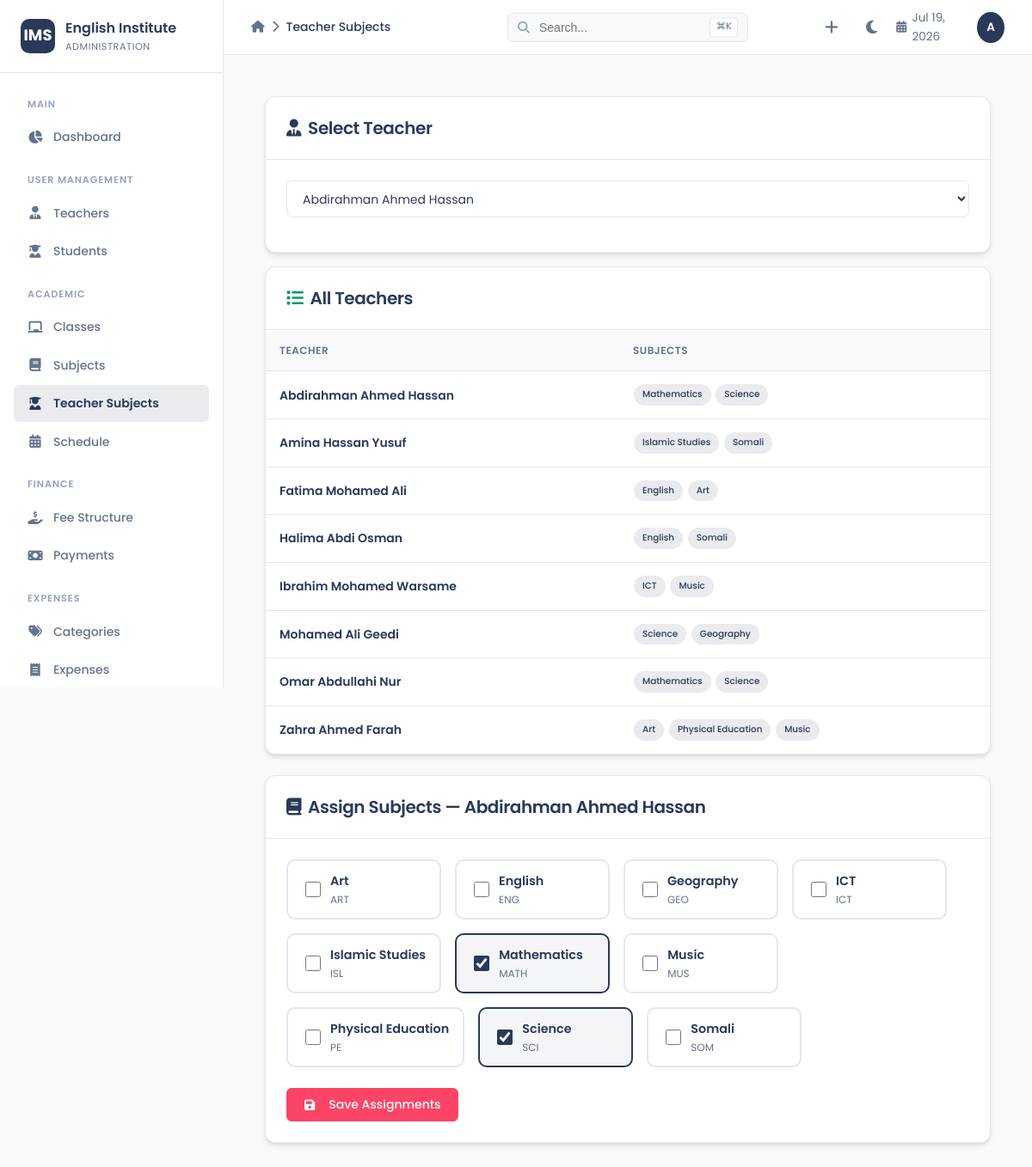
Page /teacher_subjects.php (signed in) on the committed database.
### tables this page shows
CREATE TABLE IF NOT EXISTS teachers (
    id INT PRIMARY KEY AUTO_INCREMENT,
    name VARCHAR(100) NOT NULL,
    email VARCHAR(100),
    phone VARCHAR(20),
    address TEXT,
    qualification VARCHAR(100),
    specialization VARCHAR(100),
    experience_years INT DEFAULT 0,
    salary DECIMAL(10,2) DEFAULT 0,
    status ENUM('active', 'inactive') DEFAULT 'active',
    created_at TIMESTAMP DEFAULT CURRENT_TIMESTAMP
);

CREATE TABLE IF NOT EXISTS subjects (
    id INT PRIMARY KEY AUTO_INCREMENT,
    name VARCHAR(100) NOT NULL,
    code VARCHAR(20),
    description TEXT,
    status ENUM('active', 'inactive') DEFAULT 'active',
    created_at TIMESTAMP DEFAULT CURRENT_TIMESTAMP
);

### teacher_subjects.php (the view, shortened to what this page needs)
<?php
$db = getDB();
$teachers = $db->query("SELECT id, name FROM teachers WHERE status='active' ORDER BY name")->fetchAll();
$subjects = $db->query("SELECT id, name, code FROM subjects WHERE status='active' ORDER BY name")->fetchAll();
$selected_teacher = (int)($_GET['teacher_id'] ?? ($_POST['teacher_id'] ?? ($teachers[0]['id'] ?? 0)));
$assigned_subjects = [];
if ($selected_teacher) {
    $stmt = $db->prepare("SELECT subject_id FROM teacher_subjects WHERE teacher_id=?");
    $stmt->execute([$selected_teacher]);
    $assigned_subjects = array_column($stmt->fetchAll(), 'subject_id');
}
$teacher_subject_map = [];
foreach ($teachers as $t) {
    $stmt = $db->prepare("SELECT s.name FROM subjects s JOIN teacher_subjects ts ON s.id=ts.subject_id WHERE ts.teacher_id=?");
    $stmt->execute([$t['id']]);
    $teacher_subject_map[$t['id']] = array_column($stmt->fetchAll(), 'name');
}
require_once 'header.php';
?>
<div class="d-flex flex-wrap" style="gap:1.5rem;">
    <div style="flex:1 1 300px; max-width:100%;">
        <div class="card">
            <div class="card-header">
                <h3><i class="fas fa-user-tie mr-2" style="color:var(--primary);"></i>Select Teacher</h3>
            </div>
            <div class="card-body">
                <form method="GET">
                    <div class="form-group">
                        <select name="teacher_id" class="form-select" onchange="this.form.submit()">
                            <?php foreach ($teachers as $t): ?>
                                <option value="<?= $t['id'] ?>" <?= $t['id']==$selected_teacher ? 'selected' : '' ?>><?= htmlspecialchars($t['name']) ?></option>
                            <?php endforeach; ?>
                        </select>
                    </div>
                </form>
            </div>
        </div>
        <div class="card mt-4">
            <div class="card-header">
                <h3><i class="fas fa-list mr-2" style="color:#059669;"></i>All Teachers</h3>
            </div>
            <div class="table-wrapper">
                <table class="table">
                    <thead><tr><th>Teacher</th><th>Subjects</th></tr></thead>
                    <tbody>
                        <?php foreach ($teachers as $t): ?>
                            <tr style="cursor:pointer;" onclick="window.location='teacher_subjects.php?teacher_id=<?= $t['id'] ?>'">
                                <td class="font-semibold <?= $t['id']==$selected_teacher ? 'text-primary' : '' ?>"><?= htmlspecialchars($t['name']) ?></td>
                                <td>
                                    <?php
                                    $subs = $teacher_subject_map[$t['id']] ?? [];
                                    if (empty($subs)): ?>
                                        <span class="text-muted text-xs">None</span>
                                    <?php else: ?>
                                        <?php foreach ($subs as $sn): ?>
                                            <span class="badge badge-primary" style="font-size:0.65rem;margin:1px;"><?= htmlspecialchars($sn) ?></span>
                                        <?php endforeach; ?>
                                    <?php endif; ?>
                                </td>
                            </tr>
                        <?php endforeach; ?>
                    </tbody>
                </table>
            </div>
        </div>
    </div>
    <div style="flex:2 1 500px; max-width:100%;">
        <div class="card">
            <div class="card-header">
                <h3><i class="fas fa-book mr-2" style="color:var(--primary);"></i>Assign Subjects — <?= htmlspecialchars($teachers[array_search($selected_teacher, array_column($teachers, 'id'))]['name'] ?? '') ?></h3>
            </div>
            <div class="card-body">
                <form method="POST">
                    <?php if (empty($subjects)): ?>
                        <p class="text-muted text-center" style="padding:2rem;">No active subjects. <a href="subjects.php">Create subjects first</a>.</p>
                    <?php else: ?>
                        <div class="d-flex flex-wrap" style="gap:1rem;margin-bottom:1.5rem;">
                            <?php foreach ($subjects as $s): ?>
                                <label style="display:flex;align-items:center;gap:0.5rem;padding:0.75rem 1rem;border:2px solid <?= in_array($s['id'], $assigned_subjects) ? 'var(--primary)' : 'var(--border)' ?>;border-radius:10px;cursor:pointer;transition:all 0.2s;min-width:180px;background:<?= in_array($s['id'], $assigned_subjects) ? 'rgba(42,57,90,0.05)' : 'transparent' ?>;">
                                    <input type="checkbox" name="subjects[]" value="<?= $s['id'] ?>" <?= in_array($s['id'], $assigned_subjects) ? 'checked' : '' ?> style="width:18px;height:18px;accent-color:var(--primary);">
                                    <div>
                                        <div class="font-semibold" style="font-size:0.9rem;"><?= htmlspecialchars($s['name']) ?></div>
                                        <?php if ($s['code']): ?><div class="text-xs text-muted"><?= htmlspecialchars($s['code']) ?></div><?php endif; ?>
                                    </div>
                                </label>
                            <?php endforeach; ?>
                        </div>
                    <?php endif; ?>
                    <button type="submit" class="btn btn-primary" <?= empty($subjects) ? 'disabled' : '' ?>>
                        <i class="fas fa-save mr-2"></i>Save Assignments
                    </button>
                </form>
            </div>
        </div>
    </div>
</div>
<?php require_once 'footer.php'; ?>

### css/design-system.css (style rules this page uses)
:root { --primary: #2a395a; --primary-hover: #1e2a42; --accent: #fc4466; --accent-hover: #e63958; --bg-body: #F8F9FA; --bg-card: #ffffff; --bg-sidebar: #ffffff; --border: #e2e8f0; --text-main: #2a395a; --text-muted: #64748b; --text-light: #94a3b8; --shadow-sm: 0 1px 2px 0 rgba(0, 0, 0, 0.05); --shadow-md: 0 4px 6px -1px rgba(0, 0, 0, 0.1), 0 2px 4px -1px rgba(0, 0, 0, 0.06); --shadow-lg: 0 8px 24px rgba(0, 0, 0, 0.12); --radius: 12px; --radius-sm: 6px; --sidebar-width: 260px; --container-max: 1440px; --container-padding: 3rem; --transition: 0.3s ease; }
*, *::before, *::after { box-sizing: border-box; }
body { font-family: 'Poppins', -apple-system, BlinkMacSystemFont, sans-serif; background-color: var(--bg-body); color: var(--text-main); min-height: 100vh; margin: 0; transition: background-color var(--transition), color var(--transition); font-weight: 400; line-height: 1.6; }
h1, h2, h3, h4, h5, h6 { color: var(--text-main); font-weight: 600; letter-spacing: -0.02em; margin: 0; }
h3 { font-size: 1.25rem; }
.card { background: var(--bg-card); border: 1px solid var(--border); border-radius: var(--radius); box-shadow: var(--shadow-md); transition: box-shadow var(--transition), background-color var(--transition), border-color var(--transition); }
.card-header { background: transparent; border-bottom: 1px solid var(--border); padding: 1.25rem 1.5rem; display: flex; align-items: center; justify-content: space-between; flex-wrap: wrap; gap: 0.75rem; }
.card-body { padding: 1.5rem; }
.btn { display: inline-flex; align-items: center; justify-content: center; gap: 0.5rem; font-family: 'Poppins', sans-serif; font-weight: 500; font-size: 0.875rem; padding: 0.5rem 1.25rem; border-radius: var(--radius-sm); border: 1px solid transparent; cursor: pointer; transition: all var(--transition); text-decoration: none; line-height: 1.5; }
.btn-primary { background-color: var(--accent); color: #fff; border-color: var(--accent); }
.form-group { margin-bottom: 1rem; }
.form-control, .form-select { width: 100%; padding: 0.6rem 0.875rem; font-family: 'Poppins', sans-serif; font-size: 0.875rem; color: var(--text-main); background-color: var(--bg-card); border: 1px solid var(--border); border-radius: var(--radius-sm); transition: border-color var(--transition), box-shadow var(--transition); }
.table-wrapper { overflow-x: auto; border-radius: var(--radius); }
.table { width: 100%; border-collapse: collapse; font-size: 0.875rem; }
.table th { text-align: left; padding: 0.875rem 1rem; font-weight: 600; font-size: 0.75rem; text-transform: uppercase; letter-spacing: 0.04em; color: var(--text-muted); background-color: var(--bg-body); border-bottom: 1px solid var(--border); white-space: nowrap; }
.table td { padding: 0.875rem 1rem; border-bottom: 1px solid var(--border); vertical-align: middle; color: var(--text-main); white-space: nowrap; }
.table tbody tr { transition: background-color var(--transition); }
.table tbody tr:last-child td { border-bottom: none; }
.badge { display: inline-flex; align-items: center; padding: 0.25rem 0.625rem; font-size: 0.75rem; font-weight: 500; border-radius: 9999px; transition: all var(--transition); }
.badge-primary { background-color: rgba(42, 57, 90, 0.1); color: var(--primary); }
.text-primary { color: var(--primary) !important; }
.text-muted { color: var(--text-muted) !important; }
.mt-4 { margin-top: 1rem; }
.mr-2 { margin-right: 0.5rem; }
.d-flex { display: flex; }
.flex-wrap { flex-wrap: wrap; }
.font-semibold { font-weight: 600; }
.text-xs { font-size: 0.75rem; }

### rows in the picture
teachers: name "Abdirahman Ahmed Hassan", id "Mathematics", id "Science"
teachers: name "Amina Hassan Yusuf", id "Islamic Studies", id "Somali"
teachers: name "Fatima Mohamed Ali", id "English", id "Art"
teachers: name "Halima Abdi Osman", id "English", id "Somali"
teachers: name "Ibrahim Mohamed Warsame", id "ICT", id "Music"
teachers: name "Mohamed Ali Geedi", id "Science", id "Geography"
teachers: name "Omar Abdullahi Nur", id "Mathematics", id "Science"
teachers: name "Zahra Ahmed Farah", id "Art", id "Physical Education", id "Music"
subjects: name "Art", code "ART"
subjects: name "English", code "ENG"
subjects: name "Geography", code "GEO"
subjects: name "ICT", code "ICT"
subjects: name "Islamic Studies", code "ISL"
subjects: id "☑", name "Mathematics", code "MATH"
subjects: name "Music", code "MUS"
subjects: name "Physical Education", code "PE"
subjects: id "☑", name "Science", code "SCI"
subjects: name "Somali", code "SOM"

### other values in the picture
$app_name "English Institute"
$titles[$currentPage] "Teacher Subjects"
substr($current_user, 0, 1) "A"
form field teacher_id "Abdirahman Ahmed Hassan"
